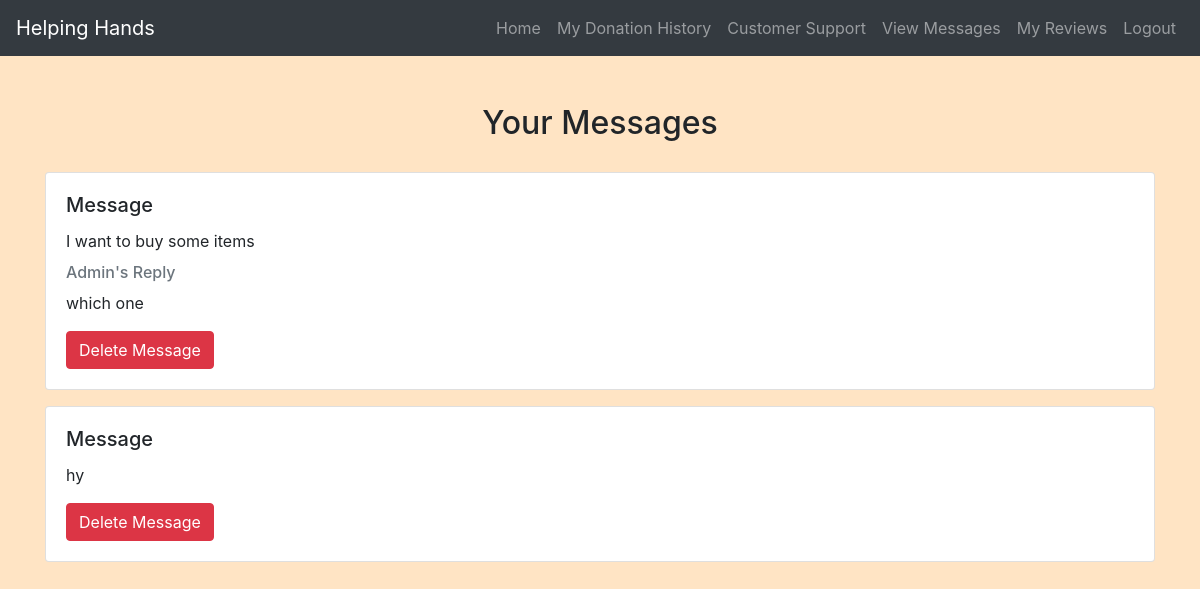
The app's page /view_messages.php (signed in) with its own data.
### tables this page shows
CREATE TABLE `messages` (
  `id` int(11) NOT NULL,
  `sender_id` int(11) NOT NULL,
  `receiver_id` int(11) NOT NULL,
  `message_text` text DEFAULT NULL,
  `sent_datetime` datetime DEFAULT current_timestamp(),
  `reply_text` text DEFAULT NULL,
  `reply_datetime` datetime DEFAULT NULL
);

### view_messages.php (the view, shortened to what this page needs)
<?php
include('config.php');
?>
<!DOCTYPE html>
<html>
<head>
    <link rel="stylesheet" href="https://maxcdn.bootstrapcdn.com/bootstrap/4.5.2/css/bootstrap.min.css">
    <link rel="stylesheet" href="./css/style.css">
</head>
<body>
<?php
include('navbar.php');
?>
<div class="container mt-5">
    <h2 class="text-center">Your Messages</h2>
    <?php
    $user_id = $_SESSION["id"];
    $sql_user_messages = "SELECT * FROM messages WHERE sender_id = ? OR receiver_id = ?";
    $stmt_user_messages = $conn->prepare($sql_user_messages);
    $stmt_user_messages->bind_param("ii", $user_id, $user_id);
    $stmt_user_messages->execute();
    $result_user_messages = $stmt_user_messages->get_result();
    while ($row = $result_user_messages->fetch_assoc()) {
        echo '<div class="card mb-3">';
        echo '<div class="card-body">';
        echo '<h5 class="card-title">Message</h5>';
        echo '<p class="card-text">' . $row['message_text'] . '</p>';
        if ($row['reply_text']) {
            echo '<h6 class="card-subtitle mb-2 text-muted">Admin\'s Reply</h6>';
            echo '<p class="card-text">' . $row['reply_text'] . '</p>';
        }
        echo '<a href="view_messages.php?delete=' . $row['id'] . '" class="btn btn-danger">Delete Message</a>';
        echo '</div>';
        echo '</div>';
    }
    ?>
</div>
</body>
</html>

### css/style.css (style rules this page uses)
body { background-color: bisque; }
h1, h2, h3, h4 { text-align: center; margin-top: 30px; margin-bottom: 30px; }

### records on screen
messages: message_text "I want to buy some items", reply_text "which one"
messages: message_text "hy"
